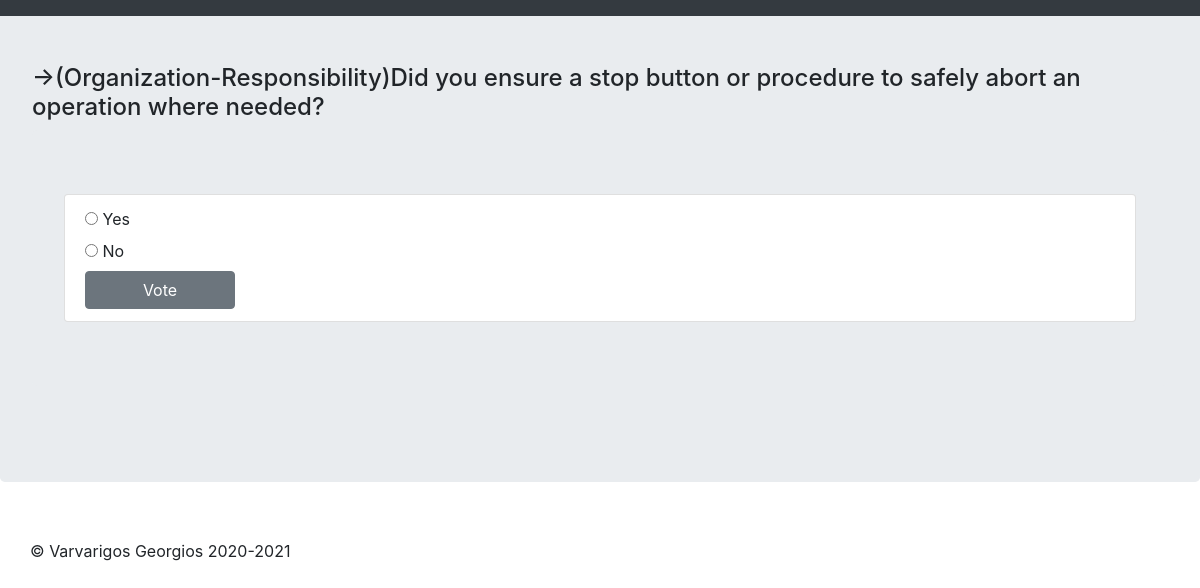
/polls/105/, run on the app's committed database.
### polls/models.py (models this page shows, shortened)
class Question(models.Model):
    question_text = models.CharField(max_length=1000)
    pub_date = models.DateTimeField('date published')
    def was_published_recently(self):
        now = timezone.now()
        return now - datetime.timedelta(days=1) <= self.pub_date <= now
    was_published_recently.admin_order_field = 'pub_date'
    was_published_recently.boolean = True
    was_published_recently.short_description = 'Published recently?'

class Choice(models.Model):
    question = models.ForeignKey(Question, on_delete=models.CASCADE)
    choice_text = models.CharField(max_length=200, )
    votes = models.IntegerField(default=0)
    answer_text = models.CharField(max_length=200, blank=True)
    class Meta:
        db_table = 'polls_choice'

### polls/views.py (the view)
# urls.py: path('<int:pk>/', views.DetailView.as_view(), name='detail'),
class DetailView(generic.DetailView):
    model = Question
    template_name = 'polls/detail2.html'
    def get_queryset(self):
        return Question.objects.filter(pub_date__lte=timezone.now())

### polls/templates/polls/detail2.html (shortened to what this page needs)
<!DOCTYPE html>
<!DOCTYPE html>
<html lang="en">
<head>
    {% load static %}
    <link rel="stylesheet" href="https://stackpath.bootstrapcdn.com/bootstrap/4.5.2/css/bootstrap.min.css">
    <link rel="stylesheet" href="https://maxcdn.bootstrapcdn.com/font-awesome/4.7.0/css/font-awesome.min.css">
</head>
<body>
<nav class="navbar navbar-expand-md navbar-dark fixed-top bg-dark"></nav>
<main role="main">
    <div class="jumbotron">
        <h4 class="panel-title">&rarr;{{ question.question_text }}</h4>
        <div class="jumbotron ">
            <ul class="list-group">
                <li class="list-group-item">
                    <form action="{% url 'polls:vote' question.id %}" method="post">
                        <strong> {% for choice in question.choice_set.all %}</strong>
                        <input type="radio" name="choice" id="choice{{ forloop.counter }}"
                               value="{{ choice.id }}">
                        <label for="choice{{ forloop.counter }}">{{ choice.choice_text }}</label><br>
                        {% endfor %}
                        <input type="submit" style="width: 150px !important;" class="btn btn-secondary" value="Vote">
                    </form>
                </li>
            </ul>
        </div>
    </div>
</main>
<footer class="container" style="padding: 25px 0px 5px!important" >
    <p>© Varvarigos Georgios 2020-2021</p>
</footer>
</body>
</html>

### data on the page
Question: question_text "(Organization-Responsibility)Did you ensure a stop button or procedure to safely abort an operation where needed?"
Choice: choice_text "Yes"
Choice: choice_text "No"
